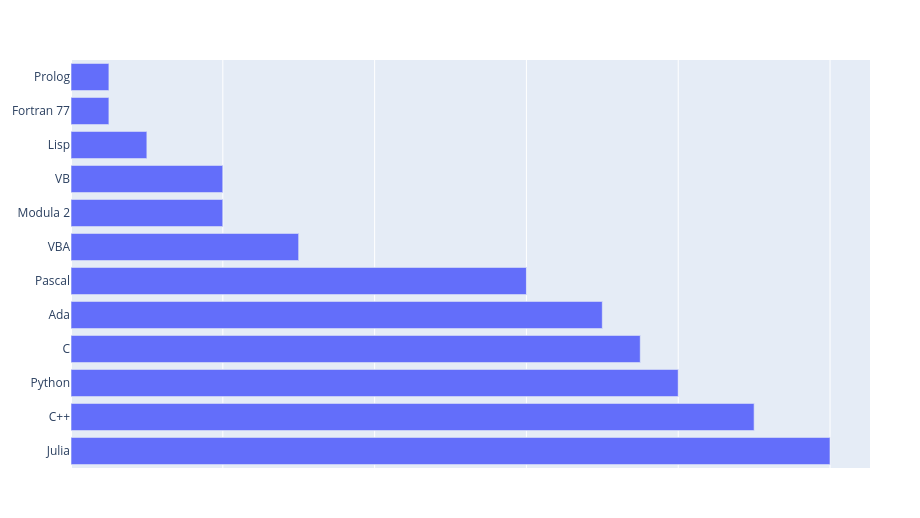

The script that drew this image:
using PlotlyJS, CSV, DataFrames # loading packages]
df = DataFrame(CSV.File("languages.csv")) # reading file
#plot(bar(df,y=:Languages, x=:Perf, orientation='h'))
plot(bar(sort(df,[:Perf],rev=true),y=:Languages, x=:Perf,orientation='h'),Layout(xaxis=attr(showticklabels=false)))
